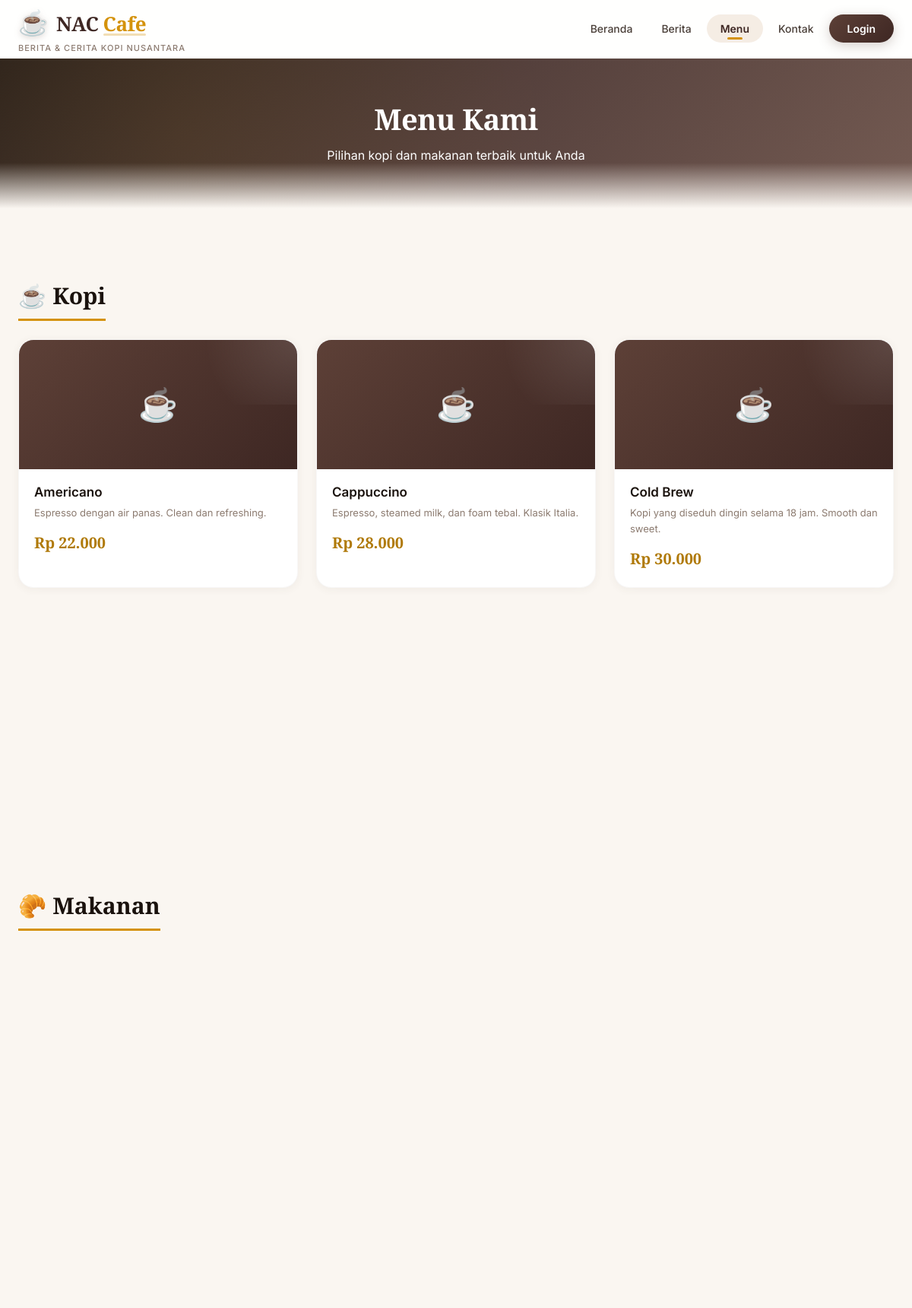
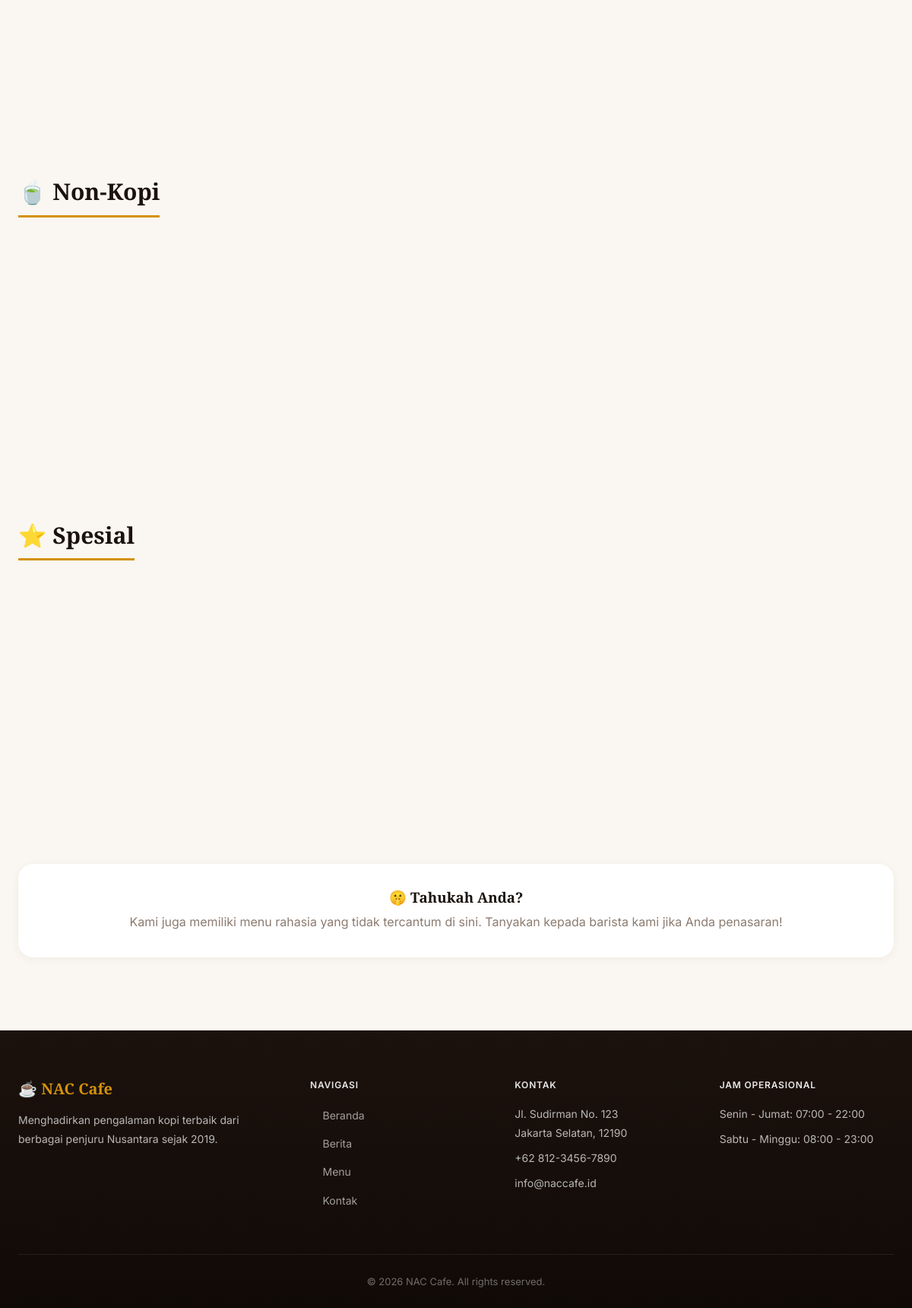
Page /menu.php on the committed database (2 pictures, top to bottom).
### tables this page shows
CREATE TABLE IF NOT EXISTS `menu_items` (
    `id` INT AUTO_INCREMENT PRIMARY KEY,
    `name` VARCHAR(100) NOT NULL,
    `description` TEXT,
    `price` DECIMAL(10,2),
    `category` VARCHAR(50),
    `image` VARCHAR(255),
    `available` TINYINT(1) DEFAULT 1,
    `created_at` TIMESTAMP DEFAULT CURRENT_TIMESTAMP
);

### src/includes/functions.php (called while the page is built, shortened)
<?php
function is_logged_in() {
    return isset($_SESSION['user_id']);
}
function safe_output($str) {
    return htmlspecialchars($str, ENT_QUOTES, 'UTF-8');
}

### src/menu.php (the view, shortened to what this page needs)
<?php
require_once __DIR__ . '/includes/functions.php';
$stmt = $pdo->query("SELECT * FROM menu_items WHERE available = 1 ORDER BY category, name");
$all_items = $stmt->fetchAll();
$grouped = [];
foreach ($all_items as $item) {
    $grouped[$item['category']][] = $item;
}
$category_icons = [
    'Kopi' => '☕',
    'Non-Kopi' => '🍵',
    'Makanan' => '🥐',
    'Spesial' => '⭐'
];
require_once __DIR__ . '/includes/header.php';
?>
<div class="page-header">
    <div class="container">
        <h1>Menu Kami</h1>
        <p>Pilihan kopi dan makanan terbaik untuk Anda</p>
    </div>
</div>
<div class="container">
    <?php foreach ($grouped as $category => $items): ?>
    <h2 class="menu-category-title"><?= $category_icons[$category] ?? '🍽️' ?> <?= safe_output($category) ?></h2>
    <div class="menu-grid">
        <?php foreach ($items as $item): ?>
        <div class="menu-card">
            <div class="menu-card-image" style="background: linear-gradient(135deg, <?= $category === 'Kopi' ? '#5D4037, #3E2723' : ($category === 'Non-Kopi' ? '#2E7D32, #1B5E20' : ($category === 'Spesial' ? '#FF8F00, #E65100' : '#1565C0, #0D47A1')) ?>);">
                <?= $category_icons[$category] ?? '🍽️' ?>
            </div>
            <div class="menu-card-body">
                <h3><?= safe_output($item['name']) ?></h3>
                <p><?= safe_output($item['description']) ?></p>
                <span class="menu-price">Rp <?= number_format($item['price'], 0, ',', '.') ?></span>
            </div>
        </div>
        <?php endforeach; ?>
    </div>
    <?php endforeach; ?>
    <div style="text-align: center; margin: 48px 0 0; padding: 32px; background: var(--bg-white); border-radius: var(--radius-lg); box-shadow: var(--shadow);">
        <h3 style="margin-bottom: 8px;">🤫 Tahukah Anda?</h3>
        <p style="color: var(--text-light);">Kami juga memiliki menu rahasia yang tidak tercantum di sini. Tanyakan kepada barista kami jika Anda penasaran!</p>
    </div>
</div>
<?php require_once __DIR__ . '/includes/footer.php'; ?>

### src/includes/header.php (shortened to what this page needs)
<!DOCTYPE html>
<html lang="id">
<head>
    <link rel="stylesheet" href="/assets/css/style.css">
</head>
<body>
    <header class="site-header">
        <div class="container">
            <div class="header-inner">
                <div class="logo">
                    <a href="/">
                        <span class="logo-icon">☕</span>
                        <span class="logo-text">NAC <span class="logo-accent">Cafe</span></span>
                    </a>
                    <p class="tagline">Berita & Cerita Kopi Nusantara</p>
                </div>
                <nav class="main-nav" id="mainNav">
                    <ul>
                        <li><a href="/" <?= basename($_SERVER['PHP_SELF']) == 'index.php' ? 'class="active"' : '' ?>>Beranda</a></li>
                        <li><a href="/news.php" <?= basename($_SERVER['PHP_SELF']) == 'news.php' ? 'class="active"' : '' ?>>Berita</a></li>
                        <li><a href="/menu.php" <?= basename($_SERVER['PHP_SELF']) == 'menu.php' ? 'class="active"' : '' ?>>Menu</a></li>
                        <li><a href="/contact.php" <?= basename($_SERVER['PHP_SELF']) == 'contact.php' ? 'class="active"' : '' ?>>Kontak</a></li>
                        <?php if (is_logged_in()): ?>
                            <li><a href="/profile.php" <?= basename($_SERVER['PHP_SELF']) == 'profile.php' ? 'class="active"' : '' ?>>Profil</a></li>
                            <li><a href="/logout.php" class="btn-nav">Logout</a></li>
                        <?php else: ?>
                            <li><a href="/login.php" class="btn-nav">Login</a></li>
                        <?php endif; ?>
                    </ul>
                </nav>
            </div>
        </div>
    </header>
    <main class="site-main">

### src/includes/footer.php (shortened to what this page needs)
    </main>
    <footer class="site-footer">
        <div class="container">
            <div class="footer-grid">
                <div class="footer-col">
                    <h3>☕ NAC Cafe</h3>
                    <p>Menghadirkan pengalaman kopi terbaik dari berbagai penjuru Nusantara sejak 2019.</p>
                </div>
                <div class="footer-col">
                    <h4>Navigasi</h4>
                    <ul>
                        <li><a href="/">Beranda</a></li>
                        <li><a href="/news.php">Berita</a></li>
                        <li><a href="/menu.php">Menu</a></li>
                        <li><a href="/contact.php">Kontak</a></li>
                    </ul>
                </div>
                <div class="footer-col">
                    <h4>Kontak</h4>
                    <p>Jl. Sudirman No. 123<br>Jakarta Selatan, 12190</p>
                    <p>+62 812-3456-7890</p>
                    <p>info@naccafe.id</p>
                </div>
                <div class="footer-col">
                    <h4>Jam Operasional</h4>
                    <p>Senin - Jumat: 07:00 - 22:00</p>
                    <p>Sabtu - Minggu: 08:00 - 23:00</p>
                </div>
            </div>
            <div class="footer-bottom">
                <p>&copy; <?= date('Y') ?> NAC Cafe. All rights reserved.</p>
            </div>
        </div>
    </footer>
</body>
</html>

### rows in the picture
menu_items: category "☕", name "Americano", description "Espresso dengan air panas. Clean dan refreshing.", price "22.000"
menu_items: category "☕", name "Cappuccino", description "Espresso, steamed milk, dan foam tebal. Klasik Italia.", price "28.000"
menu_items: category "☕", name "Cold Brew", description "Kopi yang diseduh dingin selama 18 jam. Smooth dan sweet.", price "30.000"

### other values in the picture
$category_icons[$category] "☕"
safe_output($category) "Kopi"
$category_icons[$category] "🥐"
safe_output($category) "Makanan"
$category_icons[$category] "🍵"
safe_output($category) "Non-Kopi"
$category_icons[$category] "⭐"
safe_output($category) "Spesial"
